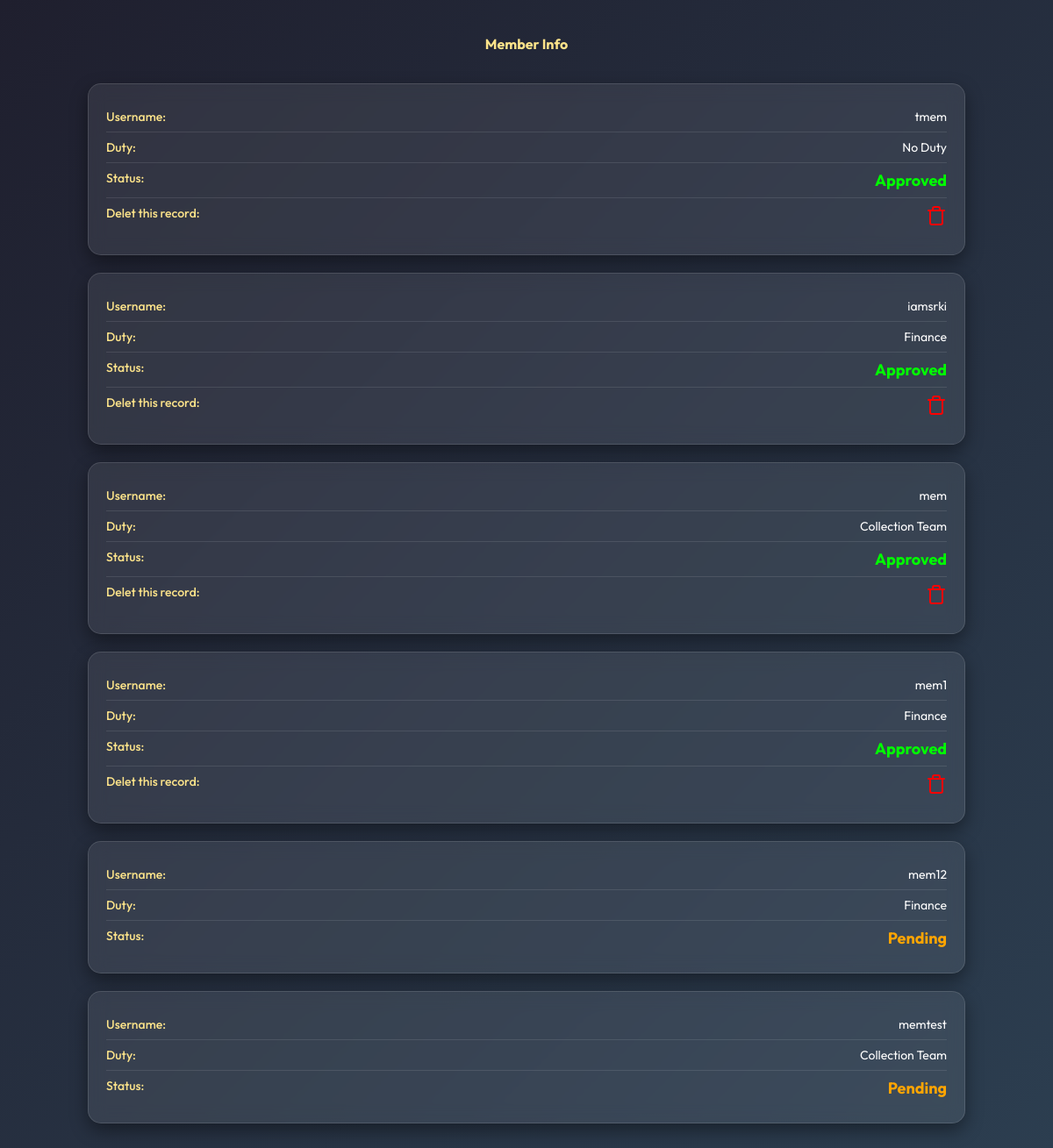
/coordinator/request/track/member/ (signed in), run on the app's committed database.
### convenier/models.py (models this page shows, shortened)
class pendingMemberAddRequest(models.Model):
    user=models.OneToOneField(User,on_delete=models.CASCADE)
    isApproved=models.BooleanField(default=False)
    isPending=models.BooleanField(default=False)
    reason=models.CharField(max_length=255,null=True,blank=True)

### members/models.py (models this page shows, shortened)
class memberRegistration(models.Model):
    DEPARTMENT_CHOICES = (
        ("bba", "BBA"),
        ("bca", "BCA"),
        ("bsc_cs", "BSc CS"),
        ("bcom_tax", "BCom Tax"),
        ("ttm", "TTM"),
        ("bcom_ca_and_finance", "BCom CA and Finance"),
        ("bcom_co_operation", "BCom Co-operation"),
        ("ba_literature", "BA Literature"),
        ("ba_communicative_english", "BA Communicative English"),
        ("ba_journalism", "BA Journalism"),
        ("electronics", "Electronics"),
        ("bsw", "BSW"),
    )
    YEAR_CHOICES = (
        ("First Year", "First Year"),
        ("Second Year", "Second Year"),
        ("Third Year", "Third Year"),
        ("Fourth Year", "Fourth Year"),
    )
    DUTY_CHOICES = (
        ("No Duty", "No Duty"),
        ("Finance", "Finance"),
        ("Collection Team", "Collection Team"),
        ("Event Organizers", "Event Organizers"),  # Fixed typo
        ("Team Controller", "Team Controller"),
    )
    user = models.OneToOneField(User, on_delete=models.CASCADE)
    adno = models.CharField(max_length=255)
    department = models.CharField(max_length=50, choices=DEPARTMENT_CHOICES)
    batch = models.CharField(max_length=10)
    current_year = models.CharField(max_length=15, choices=YEAR_CHOICES)
    duty = models.CharField(max_length=50, choices=DUTY_CHOICES, default="No Duty")

### coordinator/views.py (the view)
# urls.py: path("request/track/member/",views.trackMember,name="track_member"),
@login_required(login_url="users:login")
def trackMember(req):
    if not req.user.userprofile.role == "coordinator":
        return HttpResponseRedirect("/")
    pendingMembers=pendingMemberAddRequest.objects.all()
    cntx={
        "pending_members":pendingMembers
    }
    return render(req,"coordinator/track_member.html",context=cntx)

### templates/coordinator/track_member.html (shortened to what this page needs)
<!DOCTYPE html>
<html lang="en">
    {% load static %}
<head>
</head>
<body>
  <div class="container">
    <div class="card-title">Member Info</div>
    {% if pending_members %}
        {% for i in pending_members %}
            <div class="status-card">
                <div class="info-row">
                    <span class="label">Username:</span>
                    <span class="value">{{ i.user.username }}</span>
                </div>
                <div class="info-row">
                    <span class="label">Duty:</span>
                    <span class="value">{{ i.user.memberregistration.duty }}</span>
                </div>
                {% if i.isApproved and not i.isPending %}
                    <div class="info-row">
                        <span class="label">Status:</span>
                        <span class="value state" style="color: #0f0;">Approved</span>
                    </div>
                    <div class="info-row">
                        <span class="label">Delet this record:</span>
                        <span class="value">
                            <i data-id="{{i.user.id}}" onclick="deleteRecord(this)" data-feather="trash" style="color: red; cursor: pointer;"></i>
                        </span>
                    </div>
                {% elif i.isPending and not i.isApproved %}
                    <div class="info-row">
                        <span class="label">Status:</span>
                        <span class="value state" style="color: orange;">Pending</span>
                    </div>
                {% else %}
                    <div class="info-row">
                        <span class="label">Status:</span>
                        <span class="value state" style="color: #f00;">None</span>
                    </div>
                {% endif %}
            </div>
        {% endfor %}
    {% else %}
        <div class="status-card">
            <h2>No requests was sended</h2>
        </div>
    {% endif %}
    </div>
</body>
</html>

### templates/coordinator/track_member.html (style rules this page uses)
* { margin: 0; padding: 0; box-sizing: border-box; }
body { font-family: 'Outfit', sans-serif; background: linear-gradient(135deg, #1f1f2e, #2c3e50); min-height: 100vh; display: flex; justify-content: center; align-items: center; padding: 40px 20px; }
.container { width: 90%; max-width: 1000px; display: flex; flex-wrap: wrap; gap: 20px; justify-content: center; }
.status-card { width: 100%; background: rgba(255, 255, 255, 0.08); border: 1px solid rgba(255, 255, 255, 0.12); backdrop-filter: blur(10px); border-radius: 15px; padding: 20px; box-shadow: 0 8px 20px rgba(0, 0, 0, 0.4); color: #fff; transition: transform 0.3s ease; }
.info-row { display: flex; justify-content: space-between; padding: 8px 0; border-bottom: 1px solid rgba(255, 255, 255, 0.1); }
.info-row:last-child { border-bottom: none; }
.label { font-size: 14px; font-weight: 500; color: #fce38a; }
.value { font-size: 14px; color: #ffffff; }
.state { font-size: 18px; font-weight: bolder; }
.card-title { text-align: center; font-size: 16px; font-weight: bold; margin-bottom: 15px; color: #fce38a; }

### data on the page
pendingMemberAddRequest: user.username "tmem", user.memberregistration.duty "No Duty"
pendingMemberAddRequest: user.username "iamsrki", user.memberregistration.duty "Finance"
pendingMemberAddRequest: user.username "mem", user.memberregistration.duty "Collection Team"
pendingMemberAddRequest: user.username "mem1", user.memberregistration.duty "Finance"
pendingMemberAddRequest: user.username "mem12", user.memberregistration.duty "Finance", shows "Status:", isApproved "Pending"
pendingMemberAddRequest: user.username "memtest", user.memberregistration.duty "Collection Team", shows "Status:", isApproved "Pending"
